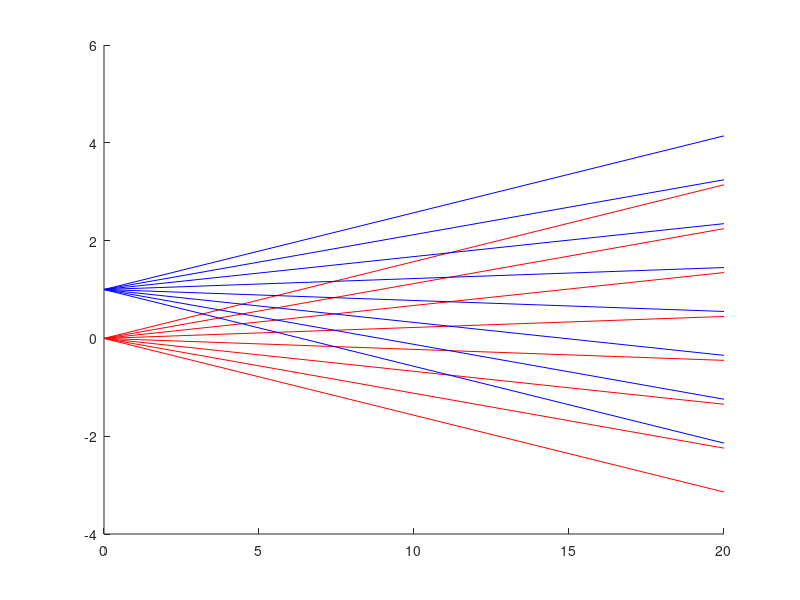
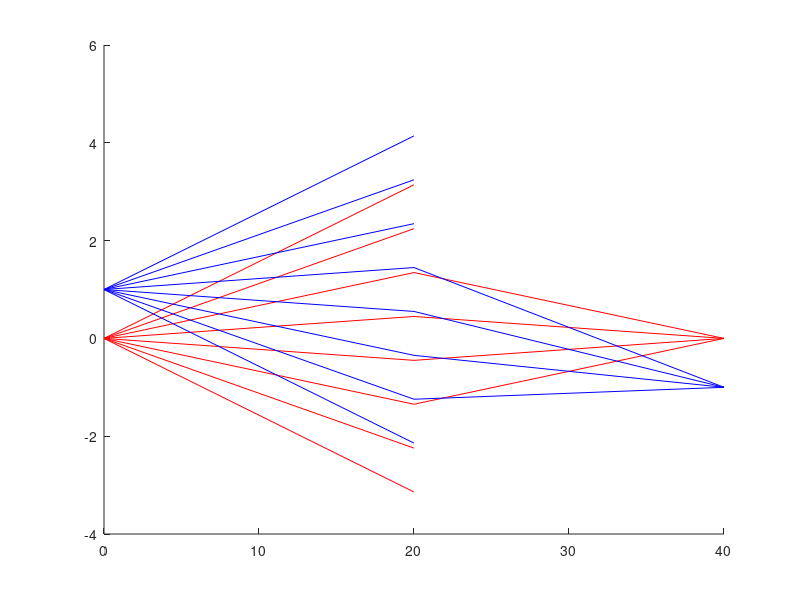

Here is the MATLAB script that generated these plots, in order:
clear all;
close all;
theta_x1 = linspace(-pi/20, pi/20, 8);
theta_x2 = linspace(-pi/20, pi/20, 8);
x2=zeros(1,8);
x2(1,:)=1;
points1=[zeros(1,8); theta_x1; zeros(1,8); zeros(1,8)]; 
points2=[x2;theta_x2;zeros(1,8);zeros(1,8)];

d=20;

M_d=[1 d 0 0; 0 1 0 0; 0 0 1 d; 0 0 0 1];

rays_out_1=zeros(4,8);
rays_out_2=zeros(4,8);

for i=1:length(points1)
    rays_out_1(:,i)=M_d*points1(:,i);
    rays_out_2(:,i)=M_d*points2(:,i);
end

figure;
hold on;
ray_z_1 = [zeros(1, size(points1, 2)); d * ones(1, size(points1, 2))];
ray_z_2 = [zeros(1, size(points2, 2)); d * ones(1, size(points2, 2))];
plot(ray_z_1, [points1(1,:); rays_out_1(1,:)],'r');
plot(ray_z_2, [points2(1,:); rays_out_2(1,:)],'b');
hold off;

radius=2;
f=10;
M_f=[1 0 0 0; -1/f 1 0 0; 0 0 1 0; 0 0 -1/f 1];
count1=1;
count2=1;
remaining_rays_1=zeros(4,1);
remaining_rays_2=zeros(4,1);
for i=1:length(points2)
    if abs(rays_out_1(1,i))<= radius
        remaining_rays_1(:,count1)=rays_out_1(:,i);
        count1=count1+1;
    end
    if abs(rays_out_2(1,i))<=radius
        remaining_rays_2(:,count2)=rays_out_2(:,i);
        count2=count2+1;
    end
end

for i=1:count1-1
    remaining_rays_1(:,i)=M_f*remaining_rays_1(:,i);
end
for i=1:count2-1
    remaining_rays_2(:,i)=M_f*remaining_rays_2(:,i);
end

d2=20;
M_d2=[1 d2 0 0; 0 1 0 0; 0 0 1 d2; 0 0 0 1];

rays_out_3=zeros(4,4);
rays_out_4=zeros(4,4);
for i=1:count1-1
    rays_out_3(:,i)=M_d2*remaining_rays_1(:,i);
    rays_out_4(:,i)=M_d2*remaining_rays_2(:,i);
end

figure;
hold on;
ray_z_3 = [d*ones(1,size(remaining_rays_1,2));(d2+d*ones(1,size(remaining_rays_1,2)))];
ray_z_4 = [d*ones(1,size(remaining_rays_2,2));(d2+d*ones(1,size(remaining_rays_2,2)))];
plot(ray_z_1, [points1(1,:); rays_out_1(1,:)],'r');
plot(ray_z_2, [points2(1,:); rays_out_2(1,:)],'b');
plot(ray_z_3,[remaining_rays_1(1,:);rays_out_3(1,:)],"Color",'r');
plot(ray_z_4,[remaining_rays_2(1,:);rays_out_4(1,:)],"Color",'b');
hold off;












%theta_y1 = 0;

% Propagation distance
%d = 150; % mm


% Assemble input rays
%rays_in = [x1 * ones(1, length(theta_x1)); theta_x1; y1 * ones(1, length(theta_x1)); theta_y1 * ones(1, length(theta_x1))];

% Free space propagation matrix
%M_d = [1 d 0 0; 0 1 0 0; 0 0 1 d; 0 0 0 1];


% Propagate rays 
%rays_out = M_d * rays_in;

% Plot ray diagram
%figure;
%ray_z = [zeros(1, size(rays_in, 2)); d * ones(1, size(rays_in, 2))];
%plot(ray_z, [rays_in(1, :); rays_out(1, :)], '-o') % Plotting rays with markers
%xlabel('z (mm)');
%ylabel('x (mm)');
%title('Ray Diagram');
